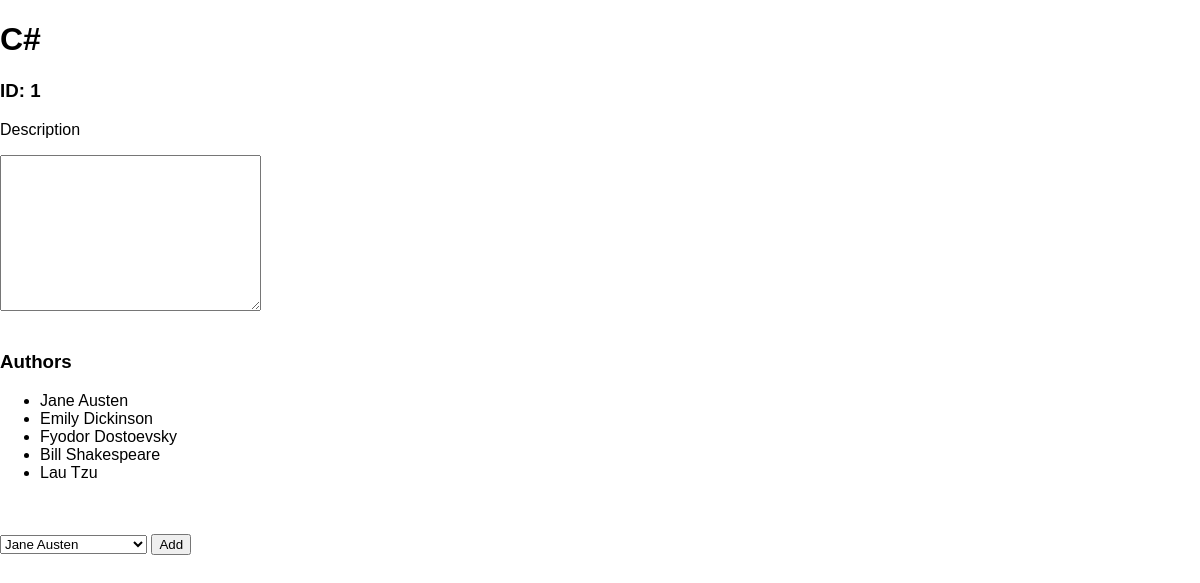
Before: /book/1 with the older database file.
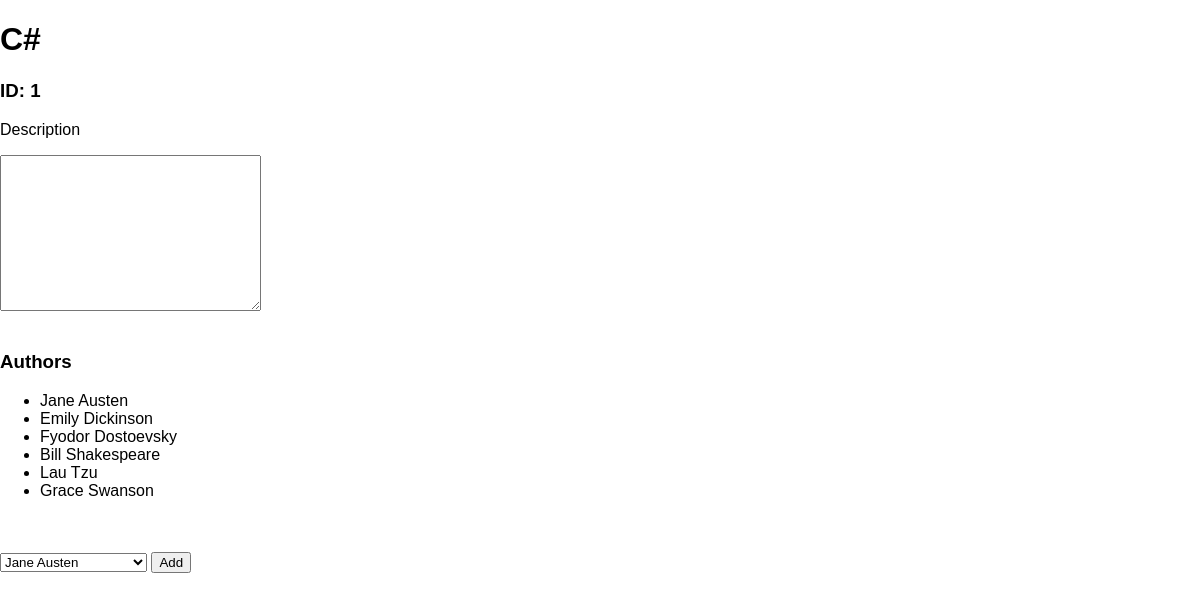
After: the same page with the newer database file.
### books_authors_app/models.py (models this page shows, shortened)
class Author(models.Model):
    first_name = models.CharField(max_length=255)
    last_name = models.CharField(max_length=255)
    notes = models.TextField(null=True)
    created_at = models.DateTimeField(auto_now_add=True)
    updated_at = models.DateTimeField(auto_now=True)

### books_authors_app/views.py (the view)
# urls.py: path('book/<int:bookID>', views.booksadd),
def booksadd(request, bookID):
    context = {
        "books_DB": Book.objects.get(id = bookID),
        "authors_DB": Author.objects.all()
    }
    return render(request, "books.html", context)

### books_authors_app/templates/books.html (shortened to what this page needs)
<!DOCTYPE html>
<html lang="en">
<head>
    {% load static %}
    <link rel="stylesheet" href="{% static 'style.css' %}">
</head>
<body>
    <h1>{{books_DB.title}}</h1>
    <h3>ID: {{books_DB.id}}</h3>
    <p>Description</p>
    <textarea name="" id="" cols="30" rows="10">{{books_DB.desc}}</textarea>
    <br>
    <br>
    <h3>Authors</h3>
    <ul>
        {% for author in books_DB.link.all %}
        <li>{{author.first_name}} {{author.last_name}}</li>
        {% endfor %}
    </ul>
    <br>
    <br>
    <form action="/authorstoadd/{{books_DB.id}}" method="POST">
            <select name="authorinfo" id="">
                {% for authors in authors_DB %}
                <option value="{{authors.id}}">{{authors.first_name}} {{authors.last_name}}</option>
                {% endfor %}
            </select>
            <button type="submit">Add</button>
        </form>
</body>
</html>

Changed rows visible on the page:
added Author: first_name "Grace", last_name "Swanson"
